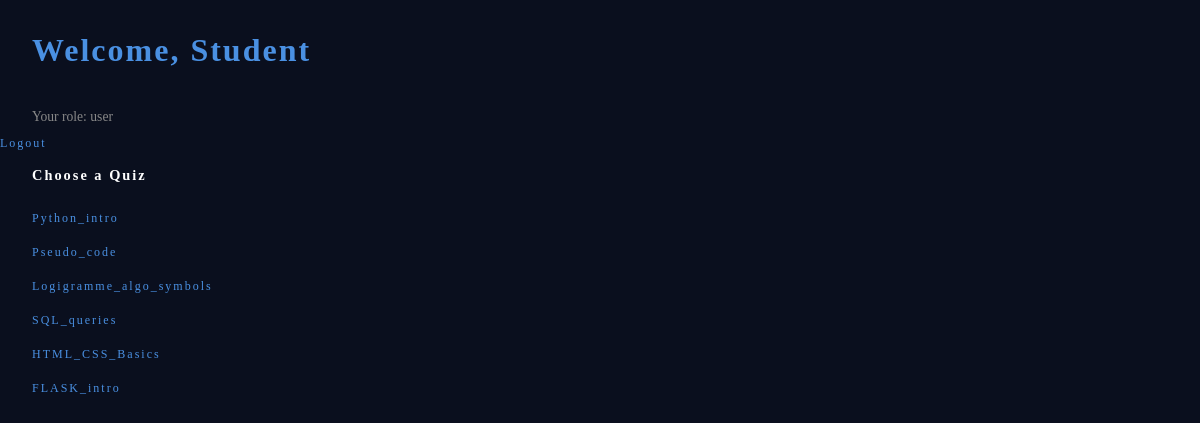
Screenshot of /home (signed in) with the database file from the repository.
### tables this page shows
CREATE TABLE quiz (
        id INTEGER PRIMARY KEY, 
        name VARCHAR);

### app.py (the view)
@app.route("/home")
def home():
  if "user_id" not in session:
    return redirect("/login")
  quizzes = db.get_quizzes()
  return render_template("home.html", username = session["username"], role = session["role"], quizzes = quizzes)

### db.py (called while the page is built)
def open():
    global conn, cursor
    conn = sqlite3.connect(db_name)
    cursor = conn.cursor()

def close():
    cursor.close()
    conn.close()

def get_quizzes():
    open()
    cursor.execute("SELECT * FROM quiz")
    quizzes = cursor.fetchall()
    close()
    return quizzes

### Templates/home.html (shortened to what this page needs)
<!DOCTYPE html>
<html>
  <head>
    <link rel="stylesheet" href="/static/style.css">
  </head>
  <body>
    <h1>Welcome, {{username}}</h1>
    <p>Your role: {{role}}</p>
    <a href="/logout">Logout</a>
    <h2>Choose a Quiz</h2>
    <ul>
      {% for quiz in quizzes %}
        <li><a href="/quiz/{{quiz[0]}}">{{quiz[1]}}</a></li>
      {% endfor %}
    </ul>
  </body>
</html>

### Static/style.css (style rules this page uses)
* { margin: 0; padding: 0; box-sizing: border-box; }
body { background-color: #0a0f1e; color: #ffffff; font: "Courier New", Courier, monospace; }
h1 { color: #4a90e2; letter-spacing: 2px; padding: 2rem; }
h2 { color: #ffffff; letter-spacing: 2px; padding: 1rem 2rem; font-size: 0.9rem; }
a { color: #4a90e2; text-decoration: none; letter-spacing: 2px; font-size: 0.75rem; }
p { color: #888; padding: 0.5rem 2rem; font-size: 0.85rem; }
li { list-style: none; padding: 0.5rem 2rem; }

### rows the page displays
quiz: name "Python_intro"
quiz: name "Pseudo_code"
quiz: name "Logigramme_algo_symbols"
quiz: name "SQL_queries"
quiz: name "HTML_CSS_Basics"
quiz: name "FLASK_intro"

### other values shown
{{ username }} "Student"
{{ role }} "user"
